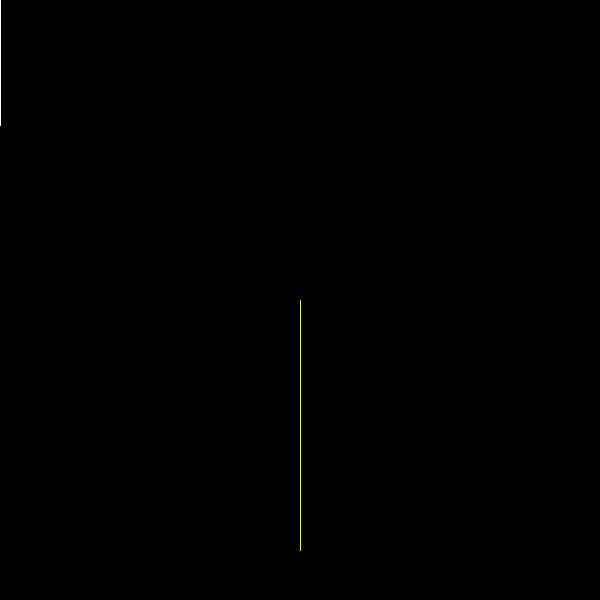
Frame 1 (no input)
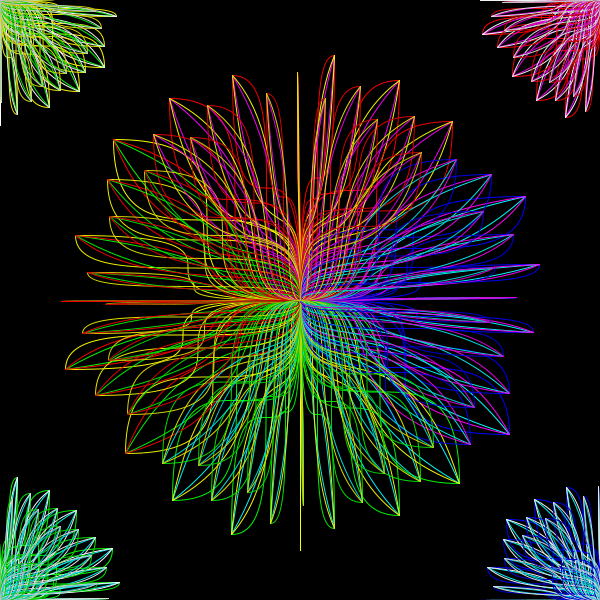
Frame 60 (the mouse pressed at the canvas centre just before this capture)
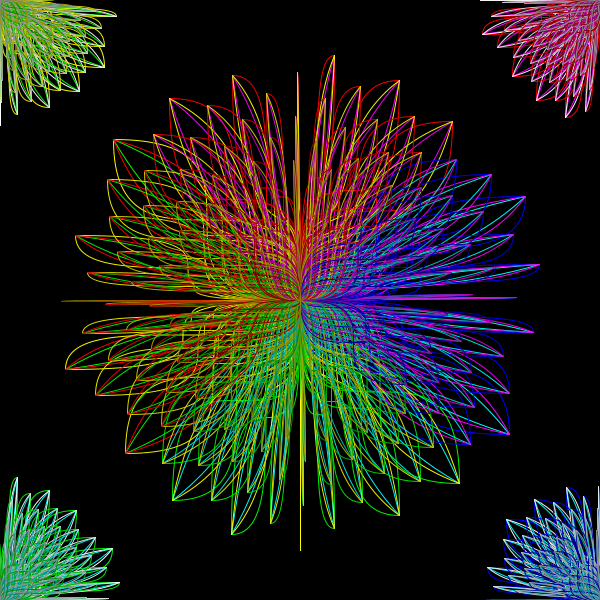
Frame 120 (the mouse held since frame 60 and released just before this capture)

The Processing sketch that drew these frames (run headless with seeded random() and noise(); from frame 60 on, the mouse is pressed at the canvas centre):

// Processing sketch: processing_111858
// ── processing_111858.pde

float r = 250;
float t = 0;
float a = 1;
float b = 1;
float c = 255;

 
void setup(){
  size(600, 600);
  background(0);  
  smooth();
  frameRate(90);
}
 

void draw(){
  
  float x = r * sin(t);
  float y = r * cos(t);
    
  
  noFill();
  
  //Center
  translate(300,300);
  
  if (x>=y && x>-y){
    stroke(0,0,c);
    bezier(0,0, x,0, 0, y ,x, y);
    bezier(0,0, 0,y, x,0, x,y);
    
    stroke(0,c,c);
    bezier(0,0, x/2,0, 0, y/2,x, y);
    bezier(0,0,0,y/2,x/2,0,x,y);
    
    stroke(c,0,c);
    bezier(0,0, 0,2*y/3, 2*x/3,0, x,y);
    bezier(0,0, 2*x/3,0, 0,2*y/3, x,y);
    
  } else if (x<=-y && -x<-y) {
    stroke(c,0,0);
    bezier(0,0, x,0, 0, y ,x, y);
    bezier(0,0, 0,y, x,0, x,y);
    
    stroke(c,0,c);
    bezier(0,0, x/2,0, 0, y/2,x, y);
    bezier(0,0,0,y/2,x/2,0,x,y);
    
    stroke(c,c,0);
    bezier(0,0, 0,2*y/3, 2*x/3,0, x,y);
    bezier(0,0, 2*x/3,0, 0,2*y/3, x,y);
    
  } else if (-x>=-y && -x>y){
    stroke(c,c,0);
    bezier(0,0, x,0, 0, y ,x, y);
    bezier(0,0, 0,y, x,0, x,y);
    
    stroke(0,c,0);
    bezier(0,0, x/2,0, 0, y/2,x, y);
    bezier(0,0,0,y/2,x/2,0,x,y);
    
    stroke(c,0,0);
    bezier(0,0, 0,2*y/3, 2*x/3,0, x,y);
    bezier(0,0, 2*x/3,0, 0,2*y/3, x,y);
    
  } else if (-x<=y && x<y){
    stroke(0,c,0);
    bezier(0,0, x,0, 0, y ,x, y);
    bezier(0,0, 0,y, x,0, x,y);
    
    stroke(0,c,c);
    bezier(0,0, x/2,0, 0, y/2,x, y);
    bezier(0,0,0,y/2,x/2,0,x,y);
    
    stroke(c,c,0);
    bezier(0,0, 0,2*y/3, 2*x/3,0, x,y);
    bezier(0,0, 2*x/3,0, 0,2*y/3, x,y);
    
  } else { 
  }
  
  //Left_Top
  translate(-300,-300);
  stroke(c,c,0);
  bezier(0,0, x/2,0, 0, y/2 ,x/2, y/2);
  bezier(0,0, 0,y/2, x/2,0, x/2,y/2);
  stroke(0,c,0);
  bezier(0,0, x/4,0, 0, y/4,x/2, y/2);
  bezier(0,0,0,y/4,x/4,0,x/2,y/2);
  stroke(c,c,c);
  bezier(0,0, 0,y/3, x/3,0, x/2,y/2);
  bezier(0,0, x/3,0, 0,y/3, x/2,y/2);
  

  //Left_Bottom
  translate(0,600);
  stroke(0,c,0);
  bezier(0,0, x/2,0, 0, y/2 ,x/2, y/2);
  bezier(0,0, 0,y/2, x/2,0, x/2,y/2);
  stroke(0,c,c);
  bezier(0,0, x/4,0, 0, y/4,x/2, y/2);
  bezier(0,0,0,y/4,x/4,0,x/2,y/2);
  stroke(c,c,c);
  bezier(0,0, 0,y/3, x/3,0, x/2,y/2);
  bezier(0,0, x/3,0, 0,y/3, x/2,y/2);

  //Right_Botoom
  translate(600,0);
  stroke(0,0,c);
  bezier(0,0, x/2,0, 0, y/2 ,x/2, y/2);
  bezier(0,0, 0,y/2, x/2,0, x/2,y/2);
  stroke(0,c,c);
  bezier(0,0, x/4,0, 0, y/4,x/2, y/2);
  bezier(0,0,0,y/4,x/4,0,x/2,y/2);
  stroke(c,c,c);
  bezier(0,0, 0,y/3, x/3,0, x/2,y/2);
  bezier(0,0, x/3,0, 0,y/3, x/2,y/2);
  
  //Right_Top
  
  translate(0,-600);
  stroke(c,0,0);
  bezier(0,0, x/2,0, 0, y/2 ,x/2, y/2);
  bezier(0,0, 0,y/2, x/2,0, x/2,y/2);
  stroke(c,0,c);
  bezier(0,0, x/4,0, 0, y/4,x/2, y/2);
  bezier(0,0,0,y/4,x/4,0,x/2,y/2);
  stroke(c,c,c);
  bezier(0,0, 0,y/3, x/3,0, x/2,y/2);
  bezier(0,0, x/3,0, 0,y/3, x/2,y/2);
  
 
  c = c-b; 
  t = t+1;
  r = r-a;
  
  if(c == 0 || c == 255){
    b = b * -1;
  }
  
  if(r == 0 || r == 300){
    a = a * -1;
  }

}
